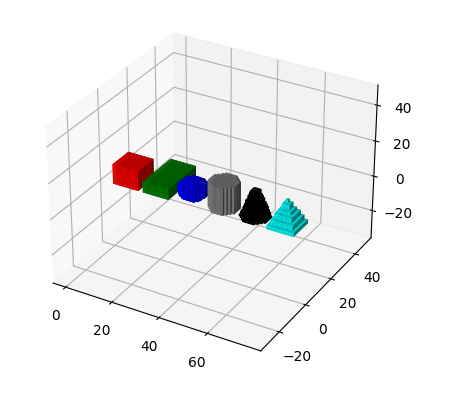

Source code (Python):
"""
Generate a series of primitive solids and display them using matplotlib

----

Copyright 2021 - Cole Brauer, Dan Aukes
"""

import time
import matplotlib.pyplot as plt
from voxelfuse.voxel_model import VoxelModel
from voxelfuse.primitives import *

def set_axes_equal(ax):
    '''
    Make axes of 3D plot have equal scale so that spheres appear as spheres,
    cubes as cubes, etc..  This is one possible solution to Matplotlib's
    ax.set_aspect('equal') and ax.axis('equal') not working for 3D.

    Input
      ax: a matplotlib axis, e.g., as output from plt.gca().
    '''

    x_limits = ax.get_xlim3d()
    y_limits = ax.get_ylim3d()
    z_limits = ax.get_zlim3d()

    x_range = abs(x_limits[1] - x_limits[0])
    x_middle = np.mean(x_limits)
    y_range = abs(y_limits[1] - y_limits[0])
    y_middle = np.mean(y_limits)
    z_range = abs(z_limits[1] - z_limits[0])
    z_middle = np.mean(z_limits)

    # The plot bounding box is a sphere in the sense of the infinity
    # norm, hence I call half the max range the plot radius.
    plot_radius = 0.5*max([x_range, y_range, z_range])

    ax.set_xlim3d([x_middle - plot_radius, x_middle + plot_radius])
    ax.set_ylim3d([y_middle - plot_radius, y_middle + plot_radius])
    ax.set_zlim3d([z_middle - plot_radius, z_middle + plot_radius])

if __name__=='__main__':
    # Save start time
    t1 = time.time()

    model1 = cube(11, (0, 0, 0), 1)
    model2 = cuboid((11, 20, 6), (13, 0, 0), 2)
    model3 = sphere(5, (31, 5, 5), 3)
    model4 = cylinder(5, 15, (44, 5, 0), 4)
    model5 = cone(1, 5, 15, (57, 5, 0), 5)
    model6 = pyramid(0, 5, 15, (70, 5, 0), 6)

    model_result = model1 | model2 | model3 | model4 | model5 | model6

    # Find exterior voxels
    interiorVoxels = model_result.erode(radius=1, connectivity=1)
    exteriorVoxels = model_result.difference(interiorVoxels)
    voxels = exteriorVoxels.voxels

    # Get colors
    colors = np.empty(voxels.shape, dtype=object)
    colors[:] = 'white'
    colors[voxels == 1] = 'red'
    colors[voxels == 2] = 'green'
    colors[voxels == 3] = 'blue'
    colors[voxels == 4] = 'gray'
    colors[voxels == 5] = 'black'
    colors[voxels == 6] = 'cyan'

    # Plot
    fig = plt.figure()
    ax3d = fig.add_subplot(projection='3d')
    ax3d.voxels(voxels, facecolors=colors)
    set_axes_equal(ax3d)
    plt.show()

    # Get elapsed time
    t2 = time.time()
    time_matplotlib = t2 - t1
    print('Time to generate plot: ' + str(time_matplotlib) + ' sec')
